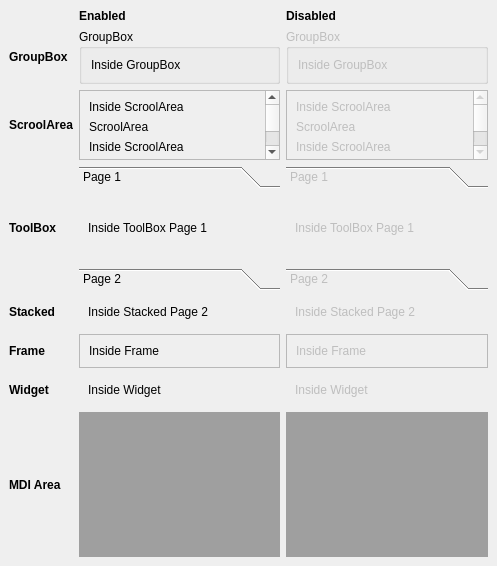
<?xml version="1.0" encoding="UTF-8"?>
<ui version="4.0">
 <class>DockWidget</class>
 <widget class="QDockWidget" name="DockWidget">
  <property name="geometry">
   <rect>
    <x>0</x>
    <y>0</y>
    <width>497</width>
    <height>566</height>
   </rect>
  </property>
  <property name="windowTitle">
   <string>Containers</string>
  </property>
  <widget class="QWidget" name="dockWidgetContents">
   <layout class="QGridLayout" name="gridLayout_45">
    <item row="0" column="3" rowspan="2">
     <widget class="QLabel" name="label_126">
      <property name="font">
       <font>
        <weight>75</weight>
        <bold>true</bold>
       </font>
      </property>
      <property name="text">
       <string>Disabled</string>
      </property>
     </widget>
    </item>
    <item row="0" column="2" rowspan="2">
     <widget class="QLabel" name="label_124">
      <property name="font">
       <font>
        <weight>75</weight>
        <bold>true</bold>
       </font>
      </property>
      <property name="text">
       <string>Enabled</string>
      </property>
     </widget>
    </item>
    <item row="8" column="0" colspan="2">
     <widget class="QLabel" name="label_133">
      <property name="font">
       <font>
        <weight>75</weight>
        <bold>true</bold>
       </font>
      </property>
      <property name="text">
       <string>MDI Area</string>
      </property>
     </widget>
    </item>
    <item row="2" column="3">
     <widget class="QGroupBox" name="groupBoxDis_2">
      <property name="enabled">
       <bool>false</bool>
      </property>
      <property name="title">
       <string>GroupBox</string>
      </property>
      <layout class="QVBoxLayout" name="verticalLayout_4">
       <item>
        <widget class="QLabel" name="label_7">
         <property name="text">
          <string>Inside GroupBox</string>
         </property>
        </widget>
       </item>
      </layout>
     </widget>
    </item>
    <item row="5" column="2">
     <widget class="QStackedWidget" name="stackedWidget_2">
      <property name="toolTip">
       <string>This is a tool tip</string>
      </property>
      <property name="statusTip">
       <string>This is a status tip</string>
      </property>
      <property name="whatsThis">
       <string>This is &quot;what is this&quot;</string>
      </property>
      <property name="currentIndex">
       <number>1</number>
      </property>
      <widget class="QWidget" name="page1_2">
       <layout class="QGridLayout" name="gridLayout_35">
        <item row="0" column="0">
         <widget class="QLabel" name="label_57">
          <property name="text">
           <string>Inside Stacked Page 1</string>
          </property>
         </widget>
        </item>
       </layout>
      </widget>
      <widget class="QWidget" name="page2_2">
       <layout class="QGridLayout" name="gridLayout_36">
        <item row="0" column="0">
         <widget class="QLabel" name="label_58">
          <property name="toolTip">
           <string>This is a tool tip</string>
          </property>
          <property name="statusTip">
           <string>This is a status tip</string>
          </property>
          <property name="whatsThis">
           <string>This is &quot;what is this&quot;</string>
          </property>
          <property name="text">
           <string>Inside Stacked Page 2</string>
          </property>
         </widget>
        </item>
       </layout>
      </widget>
     </widget>
    </item>
    <item row="5" column="3">
     <widget class="QStackedWidget" name="stackedWidgetDis_2">
      <property name="enabled">
       <bool>false</bool>
      </property>
      <property name="toolTip">
       <string>This is a tool tip</string>
      </property>
      <property name="statusTip">
       <string>This is a status tip</string>
      </property>
      <property name="whatsThis">
       <string>This is &quot;what is this&quot;</string>
      </property>
      <property name="currentIndex">
       <number>1</number>
      </property>
      <widget class="QWidget" name="page1Dis_2">
       <layout class="QGridLayout" name="gridLayout_37">
        <item row="0" column="0">
         <widget class="QLabel" name="label_113">
          <property name="text">
           <string>Inside Stacked Page 1</string>
          </property>
         </widget>
        </item>
       </layout>
      </widget>
      <widget class="QWidget" name="page2Dis_2">
       <layout class="QGridLayout" name="gridLayout_38">
        <item row="0" column="0">
         <widget class="QLabel" name="label_114">
          <property name="toolTip">
           <string>This is a tool tip</string>
          </property>
          <property name="statusTip">
           <string>This is a status tip</string>
          </property>
          <property name="whatsThis">
           <string>This is &quot;what is this&quot;</string>
          </property>
          <property name="text">
           <string>Inside Stacked Page 2</string>
          </property>
         </widget>
        </item>
       </layout>
      </widget>
     </widget>
    </item>
    <item row="6" column="0">
     <widget class="QLabel" name="label_131">
      <property name="font">
       <font>
        <weight>75</weight>
        <bold>true</bold>
       </font>
      </property>
      <property name="text">
       <string>Frame</string>
      </property>
     </widget>
    </item>
    <item row="6" column="2">
     <widget class="QFrame" name="frame_2">
      <property name="toolTip">
       <string>This is a tool tip</string>
      </property>
      <property name="statusTip">
       <string>This is a status tip</string>
      </property>
      <property name="whatsThis">
       <string>This is &quot;what is this&quot;</string>
      </property>
      <property name="frameShape">
       <enum>QFrame::StyledPanel</enum>
      </property>
      <property name="frameShadow">
       <enum>QFrame::Raised</enum>
      </property>
      <layout class="QGridLayout" name="gridLayout_43">
       <item row="0" column="0">
        <widget class="QLabel" name="label_9">
         <property name="toolTip">
          <string>This is a tool tip</string>
         </property>
         <property name="statusTip">
          <string>This is a status tip</string>
         </property>
         <property name="whatsThis">
          <string>This is &quot;what is this&quot;</string>
         </property>
         <property name="text">
          <string>Inside Frame</string>
         </property>
        </widget>
       </item>
      </layout>
     </widget>
    </item>
    <item row="6" column="3">
     <widget class="QFrame" name="frameDis_2">
      <property name="enabled">
       <bool>false</bool>
      </property>
      <property name="toolTip">
       <string>This is a tool tip</string>
      </property>
      <property name="statusTip">
       <string>This is a status tip</string>
      </property>
      <property name="whatsThis">
       <string>This is &quot;what is this&quot;</string>
      </property>
      <property name="frameShape">
       <enum>QFrame::StyledPanel</enum>
      </property>
      <property name="frameShadow">
       <enum>QFrame::Raised</enum>
      </property>
      <layout class="QGridLayout" name="gridLayout_40">
       <item row="0" column="0">
        <widget class="QLabel" name="label_8">
         <property name="toolTip">
          <string>This is a tool tip</string>
         </property>
         <property name="statusTip">
          <string>This is a status tip</string>
         </property>
         <property name="whatsThis">
          <string>This is &quot;what is this&quot;</string>
         </property>
         <property name="text">
          <string>Inside Frame</string>
         </property>
        </widget>
       </item>
      </layout>
     </widget>
    </item>
    <item row="7" column="0" colspan="2">
     <widget class="QLabel" name="label_132">
      <property name="font">
       <font>
        <weight>75</weight>
        <bold>true</bold>
       </font>
      </property>
      <property name="text">
       <string>Widget</string>
      </property>
     </widget>
    </item>
    <item row="2" column="2">
     <widget class="QGroupBox" name="groupBox_2">
      <property name="toolTip">
       <string>This is a tool tip</string>
      </property>
      <property name="statusTip">
       <string>This is a status tip</string>
      </property>
      <property name="whatsThis">
       <string>This is &quot;what is this&quot;</string>
      </property>
      <property name="title">
       <string>GroupBox</string>
      </property>
      <layout class="QGridLayout" name="gridLayout_7">
       <item row="0" column="0">
        <widget class="QLabel" name="label_10">
         <property name="toolTip">
          <string>This is a tool tip</string>
         </property>
         <property name="statusTip">
          <string>This is a status tip</string>
         </property>
         <property name="whatsThis">
          <string>This is &quot;what is this&quot;</string>
         </property>
         <property name="text">
          <string>Inside GroupBox</string>
         </property>
        </widget>
       </item>
      </layout>
     </widget>
    </item>
    <item row="8" column="3">
     <widget class="QMdiArea" name="mdiAreaDis_2">
      <property name="enabled">
       <bool>false</bool>
      </property>
      <widget class="QWidget" name="subwindow1Dis_2">
       <property name="windowTitle">
        <string>Subwindow</string>
       </property>
       <layout class="QVBoxLayout" name="verticalLayout_9">
        <item>
         <widget class="QLabel" name="label_111">
          <property name="text">
           <string>Inside MDI Area 1</string>
          </property>
         </widget>
        </item>
       </layout>
      </widget>
      <widget class="QWidget" name="subwindow2Dis_2">
       <property name="windowTitle">
        <string>Subwindow</string>
       </property>
       <layout class="QVBoxLayout" name="verticalLayout_10">
        <item>
         <widget class="QLabel" name="label_112">
          <property name="text">
           <string>Inside MDI Area 2 </string>
          </property>
         </widget>
        </item>
       </layout>
      </widget>
     </widget>
    </item>
    <item row="2" column="0" colspan="2">
     <widget class="QLabel" name="label_127">
      <property name="font">
       <font>
        <weight>75</weight>
        <bold>true</bold>
       </font>
      </property>
      <property name="text">
       <string>GroupBox</string>
      </property>
     </widget>
    </item>
    <item row="7" column="2">
     <widget class="QWidget" name="widget_2" native="true">
      <property name="toolTip">
       <string>This is a tool tip</string>
      </property>
      <property name="statusTip">
       <string>This is a status tip</string>
      </property>
      <property name="whatsThis">
       <string>This is &quot;what is this&quot;</string>
      </property>
      <layout class="QGridLayout" name="gridLayout_39">
       <item row="0" column="0">
        <widget class="QLabel" name="label_59">
         <property name="toolTip">
          <string>This is a tool tip</string>
         </property>
         <property name="statusTip">
          <string>This is a status tip</string>
         </property>
         <property name="whatsThis">
          <string>This is &quot;what is this&quot;</string>
         </property>
         <property name="text">
          <string>Inside Widget</string>
         </property>
        </widget>
       </item>
      </layout>
     </widget>
    </item>
    <item row="7" column="3">
     <widget class="QWidget" name="widgetDis_2" native="true">
      <property name="enabled">
       <bool>false</bool>
      </property>
      <property name="toolTip">
       <string>This is a tool tip</string>
      </property>
      <property name="statusTip">
       <string>This is a status tip</string>
      </property>
      <property name="whatsThis">
       <string>This is &quot;what is this&quot;</string>
      </property>
      <layout class="QGridLayout" name="gridLayout_44">
       <item row="0" column="0">
        <widget class="QLabel" name="label_125">
         <property name="toolTip">
          <string>This is a tool tip</string>
         </property>
         <property name="statusTip">
          <string>This is a status tip</string>
         </property>
         <property name="whatsThis">
          <string>This is &quot;what is this&quot;</string>
         </property>
         <property name="text">
          <string>Inside Widget</string>
         </property>
        </widget>
       </item>
      </layout>
     </widget>
    </item>
    <item row="8" column="2">
     <widget class="QMdiArea" name="mdiArea_2">
      <widget class="QWidget" name="subwindow1_2">
       <property name="windowTitle">
        <string>Subwindow</string>
       </property>
       <layout class="QVBoxLayout" name="verticalLayout_11">
        <item>
         <widget class="QLabel" name="label_29">
          <property name="text">
           <string>Inside MDI Area 1</string>
          </property>
         </widget>
        </item>
       </layout>
      </widget>
      <widget class="QWidget" name="subwindow2_2">
       <property name="windowTitle">
        <string>Subwindow</string>
       </property>
       <layout class="QVBoxLayout" name="verticalLayout_12">
        <item>
         <widget class="QLabel" name="label_56">
          <property name="text">
           <string>Inside MDI Area 2 </string>
          </property>
         </widget>
        </item>
       </layout>
      </widget>
     </widget>
    </item>
    <item row="3" column="0" colspan="2">
     <widget class="QLabel" name="label_128">
      <property name="font">
       <font>
        <weight>75</weight>
        <bold>true</bold>
       </font>
      </property>
      <property name="text">
       <string>ScroolArea</string>
      </property>
     </widget>
    </item>
    <item row="3" column="2">
     <widget class="QScrollArea" name="scrollArea_2">
      <property name="toolTip">
       <string>This is a tool tip</string>
      </property>
      <property name="statusTip">
       <string>This is a status tip</string>
      </property>
      <property name="whatsThis">
       <string>This is &quot;what is this&quot;</string>
      </property>
      <property name="widgetResizable">
       <bool>true</bool>
      </property>
      <widget class="QWidget" name="scrollAreaWidgetContents_2">
       <property name="geometry">
        <rect>
         <x>0</x>
         <y>0</y>
         <width>181</width>
         <height>246</height>
        </rect>
       </property>
       <layout class="QVBoxLayout" name="verticalLayout_14">
        <item>
         <widget class="QLabel" name="label_70">
          <property name="toolTip">
           <string>This is a tool tip</string>
          </property>
          <property name="statusTip">
           <string>This is a status tip</string>
          </property>
          <property name="whatsThis">
           <string>This is &quot;what is this&quot;</string>
          </property>
          <property name="text">
           <string>Inside ScroolArea</string>
          </property>
         </widget>
        </item>
        <item>
         <widget class="QLabel" name="label_71">
          <property name="toolTip">
           <string>This is a tool tip</string>
          </property>
          <property name="statusTip">
           <string>This is a status tip</string>
          </property>
          <property name="whatsThis">
           <string>This is &quot;what is this&quot;</string>
          </property>
          <property name="text">
           <string>ScroolArea </string>
          </property>
         </widget>
        </item>
        <item>
         <widget class="QLabel" name="label_75">
          <property name="toolTip">
           <string>This is a tool tip</string>
          </property>
          <property name="statusTip">
           <string>This is a status tip</string>
          </property>
          <property name="whatsThis">
           <string>This is &quot;what is this&quot;</string>
          </property>
          <property name="text">
           <string>Inside ScroolArea </string>
          </property>
         </widget>
        </item>
        <item>
         <widget class="QLabel" name="label_76">
          <property name="toolTip">
           <string>This is a tool tip</string>
          </property>
          <property name="statusTip">
           <string>This is a status tip</string>
          </property>
          <property name="whatsThis">
           <string>This is &quot;what is this&quot;</string>
          </property>
          <property name="text">
           <string>ScroolArea</string>
          </property>
         </widget>
        </item>
        <item>
         <widget class="QLabel" name="label_77">
          <property name="toolTip">
           <string>This is a tool tip</string>
          </property>
          <property name="statusTip">
           <string>This is a status tip</string>
          </property>
          <property name="whatsThis">
           <string>This is &quot;what is this&quot;</string>
          </property>
          <property name="text">
           <string>Inside ScroolArea</string>
          </property>
         </widget>
        </item>
        <item>
         <widget class="QLabel" name="label_78">
          <property name="toolTip">
           <string>This is a tool tip</string>
          </property>
          <property name="statusTip">
           <string>This is a status tip</string>
          </property>
          <property name="whatsThis">
           <string>This is &quot;what is this&quot;</string>
          </property>
          <property name="text">
           <string>ScroolArea</string>
          </property>
         </widget>
        </item>
        <item>
         <widget class="QLabel" name="label_79">
          <property name="toolTip">
           <string>This is a tool tip</string>
          </property>
          <property name="statusTip">
           <string>This is a status tip</string>
          </property>
          <property name="whatsThis">
           <string>This is &quot;what is this&quot;</string>
          </property>
          <property name="text">
           <string>Inside ScroolArea</string>
          </property>
         </widget>
        </item>
        <item>
         <widget class="QLabel" name="label_80">
          <property name="toolTip">
           <string>This is a tool tip</string>
          </property>
          <property name="statusTip">
           <string>This is a status tip</string>
          </property>
          <property name="whatsThis">
           <string>This is &quot;what is this&quot;</string>
          </property>
          <property name="text">
           <string>ScroolArea</string>
          </property>
         </widget>
        </item>
        <item>
         <widget class="QLabel" name="label_81">
          <property name="toolTip">
           <string>This is a tool tip</string>
          </property>
          <property name="statusTip">
           <string>This is a status tip</string>
          </property>
          <property name="whatsThis">
           <string>This is &quot;what is this&quot;</string>
          </property>
          <property name="text">
           <string>Inside ScroolArea</string>
          </property>
         </widget>
        </item>
       </layout>
      </widget>
     </widget>
    </item>
    <item row="3" column="3">
     <widget class="QScrollArea" name="scrollAreaDis_2">
      <property name="enabled">
       <bool>false</bool>
      </property>
      <property name="toolTip">
       <string>This is a tool tip</string>
      </property>
      <property name="statusTip">
       <string>This is a status tip</string>
      </property>
      <property name="whatsThis">
       <string>This is &quot;what is this&quot;</string>
      </property>
      <property name="widgetResizable">
       <bool>true</bool>
      </property>
      <widget class="QWidget" name="scrollAreaWidgetContentsDis_2">
       <property name="geometry">
        <rect>
         <x>0</x>
         <y>0</y>
         <width>181</width>
         <height>246</height>
        </rect>
       </property>
       <layout class="QVBoxLayout" name="verticalLayout_13">
        <item>
         <widget class="QLabel" name="label_115">
          <property name="toolTip">
           <string>This is a tool tip</string>
          </property>
          <property name="statusTip">
           <string>This is a status tip</string>
          </property>
          <property name="whatsThis">
           <string>This is &quot;what is this&quot;</string>
          </property>
          <property name="text">
           <string>Inside ScroolArea</string>
          </property>
         </widget>
        </item>
        <item>
         <widget class="QLabel" name="label_116">
          <property name="toolTip">
           <string>This is a tool tip</string>
          </property>
          <property name="statusTip">
           <string>This is a status tip</string>
          </property>
          <property name="whatsThis">
           <string>This is &quot;what is this&quot;</string>
          </property>
          <property name="text">
           <string>ScroolArea </string>
          </property>
         </widget>
        </item>
        <item>
         <widget class="QLabel" name="label_117">
          <property name="toolTip">
           <string>This is a tool tip</string>
          </property>
          <property name="statusTip">
           <string>This is a status tip</string>
          </property>
          <property name="whatsThis">
           <string>This is &quot;what is this&quot;</string>
          </property>
          <property name="text">
           <string>Inside ScroolArea </string>
          </property>
         </widget>
        </item>
        <item>
         <widget class="QLabel" name="label_118">
          <property name="toolTip">
           <string>This is a tool tip</string>
          </property>
          <property name="statusTip">
           <string>This is a status tip</string>
          </property>
          <property name="whatsThis">
           <string>This is &quot;what is this&quot;</string>
          </property>
          <property name="text">
           <string>ScroolArea</string>
          </property>
         </widget>
        </item>
        <item>
         <widget class="QLabel" name="label_119">
          <property name="toolTip">
           <string>This is a tool tip</string>
          </property>
          <property name="statusTip">
           <string>This is a status tip</string>
          </property>
          <property name="whatsThis">
           <string>This is &quot;what is this&quot;</string>
          </property>
          <property name="text">
           <string>Inside ScroolArea</string>
          </property>
         </widget>
        </item>
        <item>
         <widget class="QLabel" name="label_120">
          <property name="toolTip">
           <string>This is a tool tip</string>
          </property>
          <property name="statusTip">
           <string>This is a status tip</string>
          </property>
          <property name="whatsThis">
           <string>This is &quot;what is this&quot;</string>
          </property>
          <property name="text">
           <string>ScroolArea</string>
          </property>
         </widget>
        </item>
        <item>
         <widget class="QLabel" name="label_121">
          <property name="toolTip">
           <string>This is a tool tip</string>
          </property>
          <property name="statusTip">
           <string>This is a status tip</string>
          </property>
          <property name="whatsThis">
           <string>This is &quot;what is this&quot;</string>
          </property>
          <property name="text">
           <string>Inside ScroolArea</string>
          </property>
         </widget>
        </item>
        <item>
         <widget class="QLabel" name="label_122">
          <property name="toolTip">
           <string>This is a tool tip</string>
          </property>
          <property name="statusTip">
           <string>This is a status tip</string>
          </property>
          <property name="whatsThis">
           <string>This is &quot;what is this&quot;</string>
          </property>
          <property name="text">
           <string>ScroolArea</string>
          </property>
         </widget>
        </item>
        <item>
         <widget class="QLabel" name="label_123">
          <property name="toolTip">
           <string>This is a tool tip</string>
          </property>
          <property name="statusTip">
           <string>This is a status tip</string>
          </property>
          <property name="whatsThis">
           <string>This is &quot;what is this&quot;</string>
          </property>
          <property name="text">
           <string>Inside ScroolArea</string>
          </property>
         </widget>
        </item>
       </layout>
      </widget>
     </widget>
    </item>
    <item row="4" column="0" colspan="2">
     <widget class="QLabel" name="label_129">
      <property name="font">
       <font>
        <weight>75</weight>
        <bold>true</bold>
       </font>
      </property>
      <property name="text">
       <string>ToolBox</string>
      </property>
     </widget>
    </item>
    <item row="4" column="2">
     <widget class="QToolBox" name="toolBox_2">
      <property name="toolTip">
       <string>This is a tool tip</string>
      </property>
      <property name="statusTip">
       <string>This is a status tip</string>
      </property>
      <property name="whatsThis">
       <string>This is &quot;what is this&quot;</string>
      </property>
      <property name="currentIndex">
       <number>0</number>
      </property>
      <widget class="QWidget" name="page_3">
       <property name="geometry">
        <rect>
         <x>0</x>
         <y>0</y>
         <width>196</width>
         <height>73</height>
        </rect>
       </property>
       <attribute name="label">
        <string>Page 1</string>
       </attribute>
       <layout class="QGridLayout" name="gridLayout_41">
        <item row="2" column="0">
         <widget class="QLabel" name="label_60">
          <property name="text">
           <string>Inside ToolBox Page 1</string>
          </property>
         </widget>
        </item>
       </layout>
      </widget>
      <widget class="QWidget" name="page_8">
       <property name="geometry">
        <rect>
         <x>0</x>
         <y>0</y>
         <width>163</width>
         <height>38</height>
        </rect>
       </property>
       <attribute name="label">
        <string>Page 2</string>
       </attribute>
       <layout class="QGridLayout" name="gridLayout_42">
        <item row="0" column="0">
         <widget class="QLabel" name="label_61">
          <property name="toolTip">
           <string>This is a tool tip</string>
          </property>
          <property name="statusTip">
           <string>This is a status tip</string>
          </property>
          <property name="whatsThis">
           <string>This is &quot;what is this&quot;</string>
          </property>
          <property name="text">
           <string>Inside ToolBox Page 2</string>
          </property>
         </widget>
        </item>
       </layout>
      </widget>
     </widget>
    </item>
    <item row="4" column="3">
     <widget class="QToolBox" name="toolBoxDis_2">
      <property name="enabled">
       <bool>false</bool>
      </property>
      <property name="toolTip">
       <string>This is a tool tip</string>
      </property>
      <property name="statusTip">
       <string>This is a status tip</string>
      </property>
      <property name="whatsThis">
       <string>This is &quot;what is this&quot;</string>
      </property>
      <property name="currentIndex">
       <number>0</number>
      </property>
      <widget class="QWidget" name="page_6">
       <property name="geometry">
        <rect>
         <x>0</x>
         <y>0</y>
         <width>196</width>
         <height>73</height>
        </rect>
       </property>
       <attribute name="label">
        <string>Page 1</string>
       </attribute>
       <layout class="QGridLayout" name="gridLayout_29">
        <item row="2" column="0">
         <widget class="QLabel" name="label_109">
          <property name="text">
           <string>Inside ToolBox Page 1</string>
          </property>
         </widget>
        </item>
       </layout>
      </widget>
      <widget class="QWidget" name="page_7">
       <property name="geometry">
        <rect>
         <x>0</x>
         <y>0</y>
         <width>163</width>
         <height>38</height>
        </rect>
       </property>
       <attribute name="label">
        <string>Page 2</string>
       </attribute>
       <layout class="QGridLayout" name="gridLayout_34">
        <item row="0" column="0">
         <widget class="QLabel" name="label_110">
          <property name="toolTip">
           <string>This is a tool tip</string>
          </property>
          <property name="statusTip">
           <string>This is a status tip</string>
          </property>
          <property name="whatsThis">
           <string>This is &quot;what is this&quot;</string>
          </property>
          <property name="text">
           <string>Inside ToolBox Page 2</string>
          </property>
         </widget>
        </item>
       </layout>
      </widget>
     </widget>
    </item>
    <item row="5" column="0" colspan="2">
     <widget class="QLabel" name="label_130">
      <property name="font">
       <font>
        <weight>75</weight>
        <bold>true</bold>
       </font>
      </property>
      <property name="text">
       <string>Stacked</string>
      </property>
     </widget>
    </item>
   </layout>
  </widget>
 </widget>
 <resources/>
 <connections/>
</ui>
